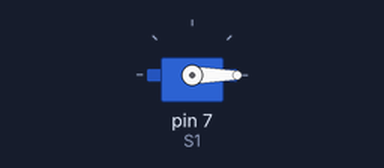
The sketch below on a simulated Arduino Uno, built with avr-gcc and run on an emulated ATmega328P. Parts: servo.

Above: at 0.1 s.
At 19.1 s:
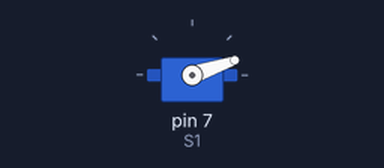
At 39.1 s:
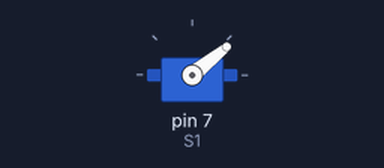
Timing chart, 0 to 40.0 s (numbered marks = the images above):
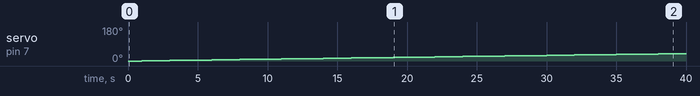

The sketch:

sketch_may22a.ino
```cpp
#include <Servo.h> // motor

Servo S1;


void setup (){
  Serial.begin (9600); // speed
  S1.attach (7); // leg to attach

}


void loop (){
  int Value = analogRead (A0); // разъем

 // Serial.println (Value);// writeln ord(symbol

  for (int i = 0 ; i < 180; i ++){
    S1.write (i); // graduses 0 - 180
    delay (1000);
  }
    for (int i = 180 ; i > 0; i --){
    S1.write (i); // graduses 0 - 180
    delay (1000);
  }
  delay (500); // wait 500 msec
}
```

Measured:
- by itself, servo on pin 7 (S1): moves from 0° to 39° over 38.0 s
